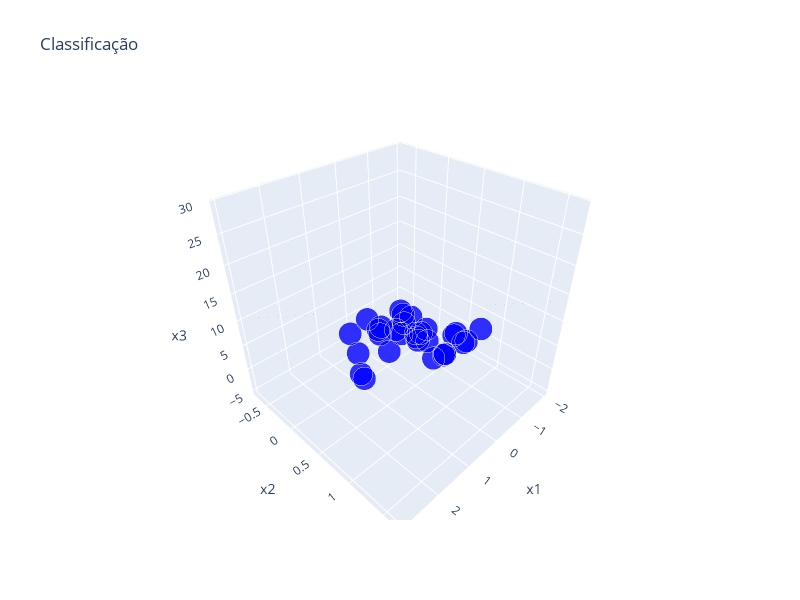

Here is the notebook cell this chart was saved with:
### Code cell
#criar grafico 3d interativo
colors = ['red' if y == -1 else 'blue' for y in yhat]

#criar malha para o hiperplano
x1_range = np.linspace(x[:, 0].min() - 0.5, x[:, 0].max() + 0.5, 20)
x2_range = np.linspace(x[:, 1].min() - 0.5, x[:, 1].max() + 0.5, 20)
x1_grid, x2_grid = np.meshgrid(x1_range, x2_range)

#calcular x3 para o hiperplano: w0*x1 + w1*x2 + w2*x3 + w3*(-1) = 0
#x3 = (w0*x1 + w1*x2 - w3) / (-w2)
x3_grid = (w[0] * x1_grid + w[1] * x2_grid - w[3]) / (-w[2])

fig = go.Figure()

#adicionar o hiperplano
fig.add_trace(go.Surface(
   x=x1_grid,
   y=x2_grid,
   z=x3_grid,
   colorscale='gray',
   opacity=0.3,
   showscale=False,
   name='Hiperplano'
))

#adicionar os pontos
fig.add_trace(go.Scatter3d(
   x=x[:, 0],
   y=x[:, 1],
   z=x[:, 2],
   mode='markers',
   marker=dict(
      size=8,
      color=colors,
      opacity=0.8,
      line=dict(width=1, color='white')
   ),
   name='Amostras'
))

fig.update_layout(
   title='Classificação',
   scene=dict(
      xaxis_title='x1',
      yaxis_title='x2',
      zaxis_title='x3'
   ),
   width=800,
   height=600
)

### Figure 1 — Plotly figure (JSON) as saved in the notebook; plotly's stock layout.template omitted (floating-point values rounded to 4 significant figures; data arrays with more than 128 entries replaced by an {"elided": "..."} marker saying what was removed)
{"data": [{"colorscale": [[0, "rgb(0, 0, 0)"], [0.09091, "rgb(16, 16, 16)"], [0.1818, "rgb(38, 38, 38)"], [0.2727, "rgb(59, 59, 59)"], [0.3636, "rgb(81, 80, 80)"], [0.4545, "rgb(102, 101, 101)"], [0.5455, "rgb(124, 123, 122)"], [0.6364, "rgb(146, 146, 145)"], [0.7273, "rgb(171, 171, 170)"], [0.8182, "rgb(197, 197, 195)"], [0.9091, "rgb(224, 224, 223)"], [1, "rgb(254, 254, 253)"]], "name": "Hiperplano", "opacity": 0.3, "showscale": false, "type": "surface", "x": {"elided": "20x20 float values"}, "y": {"elided": "20x20 float values"}, "z": {"elided": "20x20 float values"}}, {"marker": {"color": ["blue", "blue", "blue", "blue", "blue", "blue", "blue", "blue", "blue", "blue", "blue", "blue", "blue", "blue", "blue", "blue", "blue", "blue", "blue", "blue", "blue", "blue", "blue", "blue", "blue", "blue", "blue", "blue", "blue", "blue"], "line": {"color": "white", "width": 1}, "opacity": 0.8, "size": 8}, "mode": "markers", "name": "Amostras", "type": "scatter3d", "x": [-0.6508, -1.449, 2.085, 0.2626, 0.6418, 0.2569, 1.115, 0.0914, 0.0121, -0.0429, 0.434, 0.2735, 0.4839, 0.4089, 1.439, -0.9115, 0.3654, 0.2144, 0.2013, 0.6483, -0.1147, -0.797, -1.062, 0.5307, -1.22, 0.3957, -0.1013, 2.448, 2.015, 0.2012], "y": [0.1097, 0.8896, 0.6876, 1.148, 1.023, 0.673, 0.6043, 0.3399, 0.5256, 0.466, 0.687, 1.029, 0.4851, -0.1267, 0.1614, -0.1973, 1.048, 0.7515, 1.001, 0.2183, 0.2242, 0.8795, 0.6366, 0.1285, 0.7777, 0.1076, 0.5989, 0.9455, 0.6192, 0.2611], "z": [4.001, 4.401, 7.984, 12.07, 7.798, 8.326, 7.445, 7.068, 4.632, 5.432, 8.229, 7.193, 7.485, 5.502, 8.584, 2.196, 7.486, 7.17, 6.549, 5.899, 7.244, 3.876, 2.471, 5.688, 1.725, 5.662, 7.181, 11.21, 10.93, 5.463]}], "layout": {"height": 600, "scene": {"xaxis": {"title": {"text": "x1"}}, "yaxis": {"title": {"text": "x2"}}, "zaxis": {"title": {"text": "x3"}}}, "title": {"text": "Classificação"}, "width": 800}}
